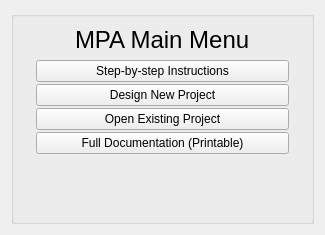
<ui version="4.0" >
 <class>MpaMainMenuDialog</class>
 <widget class="QWidget" name="MpaMainMenuDialog" >
  <property name="geometry" >
   <rect>
    <x>0</x>
    <y>0</y>
    <width>325</width>
    <height>235</height>
   </rect>
  </property>
  <property name="windowTitle" >
   <string>Delphos Startup</string>
  </property>
  <layout class="QHBoxLayout" >
   <item>
    <widget class="QGroupBox" name="groupBox_3" >
     <property name="title" >
      <string/>
     </property>
     <layout class="QHBoxLayout" >
      <item>
       <layout class="QHBoxLayout" >
        <item>
         <spacer>
          <property name="orientation" >
           <enum>Qt::Horizontal</enum>
          </property>
          <property name="sizeHint" >
           <size>
            <width>16</width>
            <height>179</height>
           </size>
          </property>
         </spacer>
        </item>
        <item>
         <layout class="QVBoxLayout" >
          <item>
           <layout class="QHBoxLayout" >
            <item>
             <spacer>
              <property name="orientation" >
               <enum>Qt::Horizontal</enum>
              </property>
              <property name="sizeHint" >
               <size>
                <width>40</width>
                <height>20</height>
               </size>
              </property>
             </spacer>
            </item>
            <item>
             <widget class="QLabel" name="label" >
              <property name="font" >
               <font>
                <pointsize>18</pointsize>
               </font>
              </property>
              <property name="text" >
               <string>MPA Main Menu</string>
              </property>
             </widget>
            </item>
            <item>
             <spacer>
              <property name="orientation" >
               <enum>Qt::Horizontal</enum>
              </property>
              <property name="sizeHint" >
               <size>
                <width>40</width>
                <height>20</height>
               </size>
              </property>
             </spacer>
            </item>
           </layout>
          </item>
          <item>
           <layout class="QVBoxLayout" >
            <item>
             <layout class="QVBoxLayout" >
              <property name="spacing" >
               <number>2</number>
              </property>
              <item>
               <widget class="QPushButton" name="mpa_intro_button" >
                <property name="text" >
                 <string>Step-by-step Instructions</string>
                </property>
               </widget>
              </item>
              <item>
               <widget class="QPushButton" name="mpa_new_project_button" >
                <property name="text" >
                 <string>Design New Project</string>
                </property>
               </widget>
              </item>
              <item>
               <widget class="QPushButton" name="mpa_open_project_button" >
                <property name="text" >
                 <string>Open Existing Project</string>
                </property>
               </widget>
              </item>
              <item>
               <widget class="QPushButton" name="mpa_full_doc_button" >
                <property name="text" >
                 <string>Full Documentation (Printable)</string>
                </property>
               </widget>
              </item>
             </layout>
            </item>
            <item>
             <spacer>
              <property name="orientation" >
               <enum>Qt::Vertical</enum>
              </property>
              <property name="sizeType" >
               <enum>QSizePolicy::Expanding</enum>
              </property>
              <property name="sizeHint" >
               <size>
                <width>178</width>
                <height>22</height>
               </size>
              </property>
             </spacer>
            </item>
           </layout>
          </item>
         </layout>
        </item>
        <item>
         <spacer>
          <property name="orientation" >
           <enum>Qt::Horizontal</enum>
          </property>
          <property name="sizeHint" >
           <size>
            <width>16</width>
            <height>179</height>
           </size>
          </property>
         </spacer>
        </item>
       </layout>
      </item>
     </layout>
    </widget>
   </item>
  </layout>
 </widget>
 <resources/>
 <connections/>
</ui>
